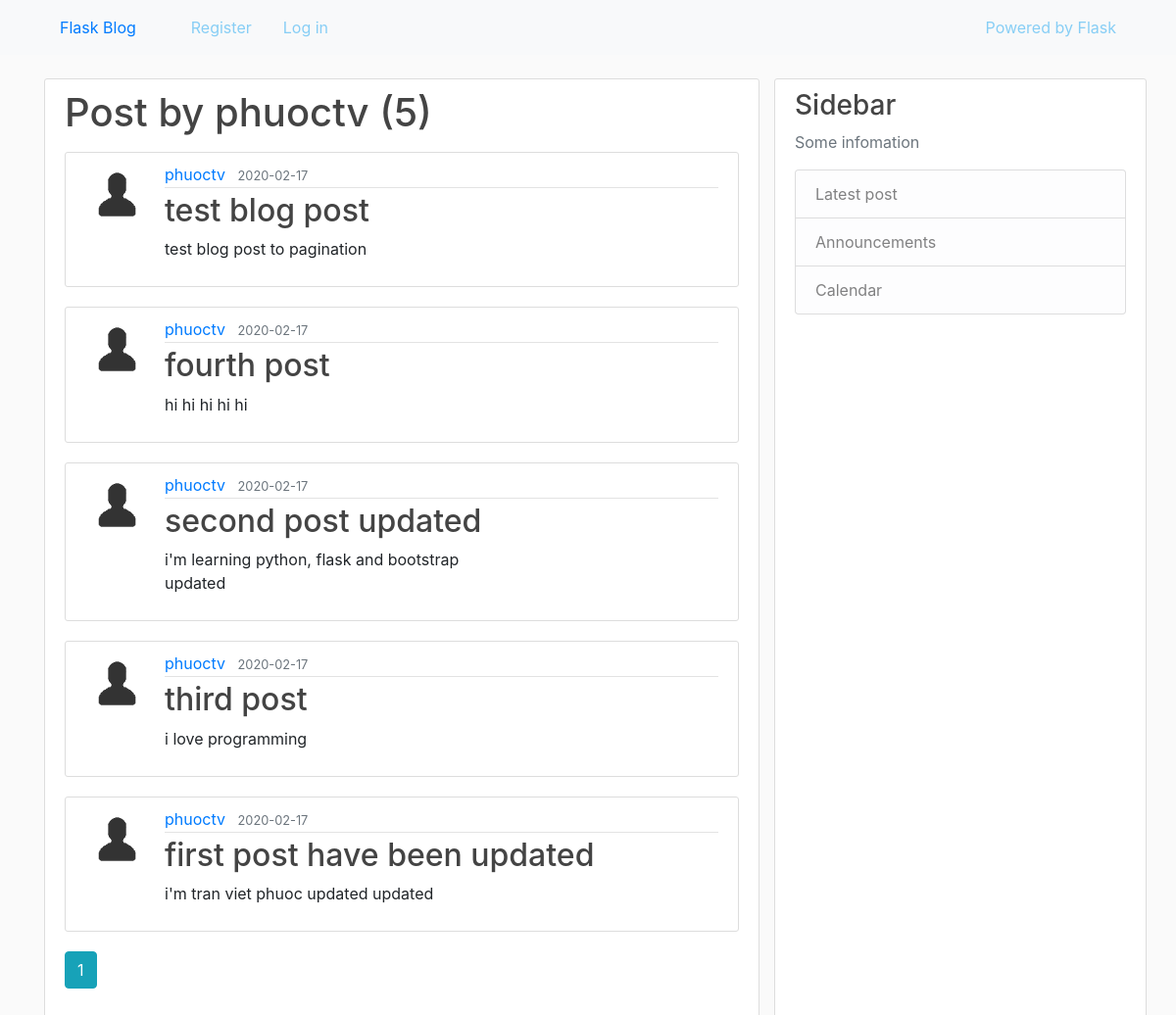
Before: /user/phuoctv with the older database file.
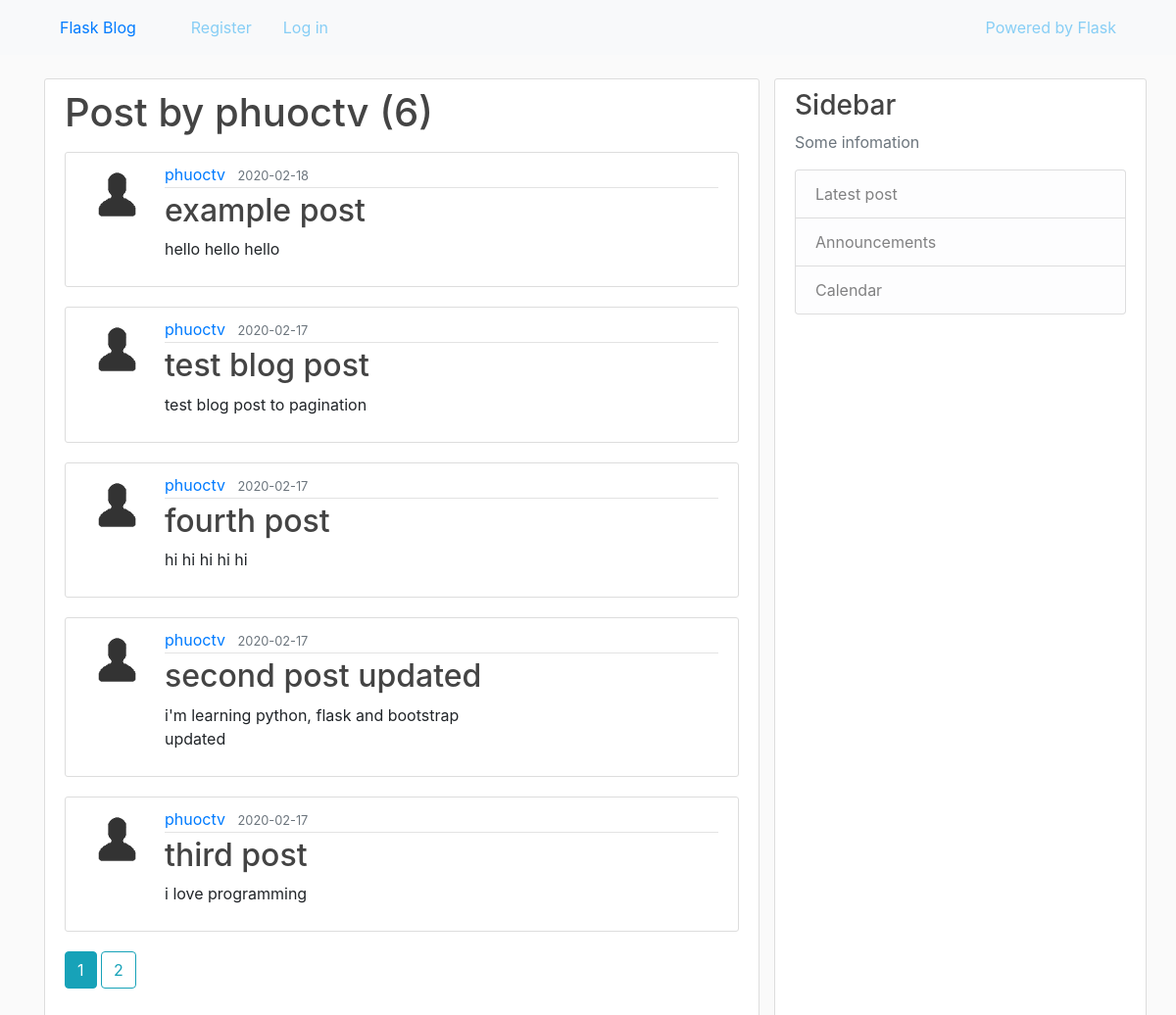
After: the same page with the newer database file.
### blog/models.py (models this page shows, shortened)
class User(db.Model, UserMixin):
    id = db.Column(db.Integer, primary_key=True)
    username = db.Column(db.String(20), unique=True, nullable=False)
    email = db.Column(db.String(120), unique=True, nullable=False)
    picture = db.Column(db.String(20), nullable=False, default='default.jpg')
    password = db.Column(db.String(60), nullable=False)
    posts = db.relationship('Post', backref='author', lazy=True)

class Post(db.Model):
    id = db.Column(db.Integer, primary_key=True)
    title = db.Column(db.String(100), nullable=False)
    date_posted = db.Column(db.DateTime, nullable=False,
                            default=datetime.datetime.utcnow())
    content = db.Column(db.Text, nullable=False)
    user_id = db.Column(db.Integer, db.ForeignKey('user.id'), nullable=False)

### blog/routes.py (the view)
@app.route('/user/<string:username>', methods=['GET'])
def user_posts(username):
    page = request.args.get('page', 1, type=int)
    user = User.query.filter_by(username=username).first_or_404()
    posts = Post.query.filter_by(author=user)\
        .order_by(Post.date_posted.desc()).paginate(page=page, per_page=5)
    return render_template('user_posts.html', posts=posts, user=user)

### blog/templates/user_posts.html (shortened to what this page needs)
{% extends 'layout.html' %}
{% block content %}
    <div class="content">
        <h1 class="mb-3">Post by {{ user.username }} ({{ posts.total }})</h1>
        {% for post in posts.items %}
            <article class="media content">
                <img src="{{ url_for('static', filename='pictures/' + post.author.picture) }}" alt="{{ post.author.username }}"
            class="rounded-circel article-img">
                <div class="media-body">
                    <div class="article-metadata">
                        <a href="{{ url_for('user_posts', username=post.author.username) }}" class="mr-2">{{ post.author.username }}</a>
                        <small class="text-muted">{{ post.date_posted.strftime('%Y-%m-%d') }}</small>
                    </div>
                    <h2><a href="{{ url_for('post', post_id=post.id) }}" class="article-title">{{ post.title }}</a></h2>
                    <p class="article-content">{{ post.content }}</p>
                </div>
            </article>
        {% endfor %}
        {% for page_num in posts.iter_pages(left_edge=1, right_edge=1, left_current=1, right_current=2) %}
            {% if page_num %}
                {% if posts.page == page_num %}
                    <a href="{{ url_for('user_posts', username=user.username, page=page_num) }}" class="btn btn-info mb-4">{{ page_num }}</a>
                {% else %}
                    <a href="{{ url_for('user_posts', username=user.username, page=page_num) }}" class="btn btn-outline-info mb-4">{{ page_num }}</a>
                {% endif %}
            {% else %}
    ...
            {% endif %}
        {% endfor %}
    </div>
{% endblock content %}

### blog/templates/layout.html (shortened to what this page needs)
<!DOCTYPE html>
<html lang="en">
<head>
    <link rel="stylesheet" href="https://stackpath.bootstrapcdn.com/bootstrap/4.3.1/css/bootstrap.min.css">
    <link rel="stylesheet" type="text/css" href="{{ url_for('static', filename='main.css') }}">
</head>
<body>
    <header class="blog-header header-bg">
        <nav class="navbar navbar-expand-sm bg-light navbar-light fixed-top">
            <div class="container">
                <a href="{{ url_for('home') }}" class="navbar nav-brand mr-4">Flask Blog</a>
                <div class="collapse navbar-collapse" id="navbarToggle">
                    <div class="navbar-nav mr-auto">
                        {% if current_user.is_authenticated %}
                            <a href="{{ url_for('new_post') }}" class="navbar navbar-link">New post</a>
                            <a href="{{ url_for('home') }}" class="navbar navbar-link">Home</a>
                            <a href="{{ url_for('about') }}" class="navbar navbar-link">About</a>
                            <a href="{{ url_for('logout') }}" class="navbar navbar-link">Log out</a>
                        {% else %}
                            <a href="{{ url_for('register') }}" class="navbar navbar-link">Register</a>
                            <a href="{{ url_for('login') }}" class="navbar navbar-link">Log in</a>
                        {% endif %}
                    </div>
                </div>
                <div class="navbar-nav">
                    {% if current_user.is_authenticated %}
                        <form action="#" class="form-inline mr-4">
                            <input type="text" class="form-control mr-sm-2" placeholder="Search">
                            <button class="btn btn-info">Search</button>
                        </form>
                    {% else %}
                        <a href="https://flask.palletsprojects.com" class="navbar navbar-link">Powered by Flask</a>
                    {% endif %}
                </div>
            </div>
        </nav>
    </header>
    <main role="main" class="container">
        <div class="row">
            <div class="col-sm-4 col-md-6 col-lg-8">
                {% block content%}
                {% endblock content %}
            </div>
            <div class="sidebar-content col-sm-8 col-md-6 col-lg-4">
                <h3>Sidebar</h3>
                <p class="text-muted">Some infomation</p>
                <ul class="list-group">
                    <li class="list-group-item list-group-item-light">Latest post</li>
                    <li class="list-group-item list-group-item-light">Announcements</li>
                    <li class="list-group-item list-group-item-light">Calendar</li>
                </ul>
            </div>
    </main>
</body>
</html>

### blog/static/main.css (style rules this page uses)
body { margin-top: 5em; background: #fafafa; }
.header-bg { background: rgb(115, 128, 143); }
h1, h2, h3, h4, h5, h6 { color: #444444; }
.blog-header .navbar-nav .navbar-link { color: #87cef5; }
.content { background: #ffffff; padding: 10px 20px; border: 1px solid #dddddd; border-radius: 3px; margin-bottom: 20px; }
.sidebar-content { background: #ffffff; padding: 10px 20px; border: 1px solid #dddddd; border-radius: 3px; margin-bottom: 20px; }
.article-title { color: #444444; }
.article-content { white-space: pre-line; }
.article-img { height: 65px; width: 65px; margin-right: 16px; }
.article-metadata { padding-bottom: 1px; margin-bottom: 4px; border-bottom: 1px solid #e3e3e3; }

Changed rows visible on the page:
no longer on this page (row unchanged): Post: picture (picture), author.username "phuoctv", date_posted "2020-02-17", title "first post have been updated", content "i'm tran viet phuoc updated updated"
added Post: picture (picture), author.username "phuoctv", date_posted "2020-02-18", title "example post", content "hello hello hello"
Other visible differences:
{{ posts.total }}: "5" → "6"
new list line: "2"
